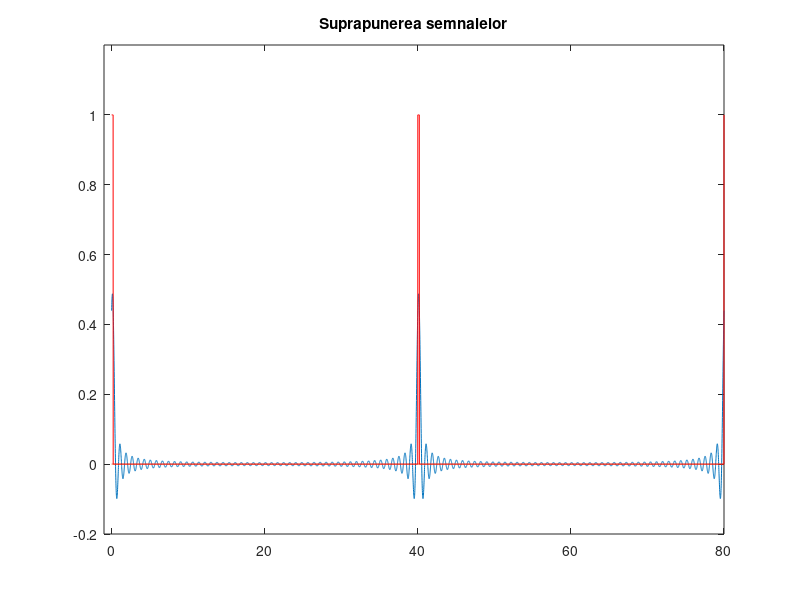
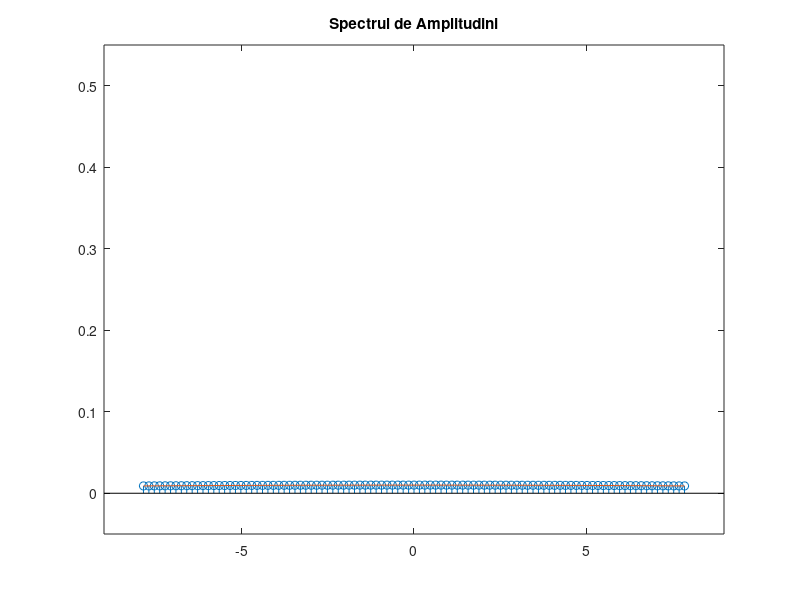

Recreate these plots in MATLAB, in order.
%Semnal dreptunghiular simetric monoalternant cu D=15s 


T=40;

f=1/T;

w=2*pi*f;

t = 0:0.01:2*T; 

N=50;

C = zeros([1,2*N+1]);

%am initializat vectorul de coeficienti cu valori nule


for k = -N:N

C(k+N+1) = 1/T * integral(@(t)(square(w*t,0.5)+abs(square(w*t,0.5)))/2.*exp(-j*k*w*t),0,T);

%pana la "." este x
% @(t) reprezinta faptul ca integrala este dupa t de la 0 -> T
%calculul coeficientilor 


end

yr = 0;

for k = -N:N

yr = yr + C(k+N+1)*exp(j*k*w*t);

% semnalul initial 

end

x=(square(w*t,0.5)+abs(square(w*t,0.5)))/2


figure(1);

plot(t,real(yr),t,imag(yr)); %reprezentarea semnalului reconstruit

hold on

plot(t,x,'r'); %reprezentarea semnalului initial

axis([-1 80 -0.2 1.2])

title("Suprapunerea semnalelor")

hold off


figure(2);

stem((-N:N)*w,2*abs(C));

hold on

plot((-N:N)*w,2*abs(C)); %infasuratoarea realizate din segmente de dreapta

axis([-9 9 -0.05 0.55])

title('Spectrul de Amplitudini');

hold off